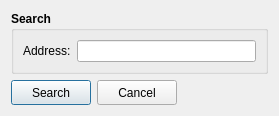
<?xml version="1.0" encoding="UTF-8"?>
<ui version="4.0">
 <class>DlgFind</class>
 <widget class="QDialog" name="DlgFind">
  <property name="geometry">
   <rect>
    <x>0</x>
    <y>0</y>
    <width>279</width>
    <height>109</height>
   </rect>
  </property>
  <property name="windowTitle">
   <string>Find Routine</string>
  </property>
  <property name="windowIcon">
   <iconset resource="Resource.qrc">
    <normaloff>:/Images/Images/find.png</normaloff>:/Images/Images/find.png</iconset>
  </property>
  <layout class="QGridLayout" name="gridLayout">
   <item row="1" column="0">
    <widget class="QPushButton" name="cmdSearch">
     <property name="minimumSize">
      <size>
       <width>0</width>
       <height>25</height>
      </size>
     </property>
     <property name="text">
      <string>Search</string>
     </property>
    </widget>
   </item>
   <item row="1" column="1">
    <widget class="QPushButton" name="cmdCancel">
     <property name="minimumSize">
      <size>
       <width>0</width>
       <height>25</height>
      </size>
     </property>
     <property name="text">
      <string>Cancel</string>
     </property>
    </widget>
   </item>
   <item row="1" column="2">
    <spacer name="horizontalSpacer">
     <property name="orientation">
      <enum>Qt::Horizontal</enum>
     </property>
     <property name="sizeHint" stdset="0">
      <size>
       <width>40</width>
       <height>20</height>
      </size>
     </property>
    </spacer>
   </item>
   <item row="0" column="0" colspan="3">
    <widget class="QGroupBox" name="groupBox">
     <property name="font">
      <font>
       <weight>75</weight>
       <bold>true</bold>
      </font>
     </property>
     <property name="title">
      <string>Search</string>
     </property>
     <layout class="QGridLayout" name="gridLayout_2">
      <item row="0" column="0">
       <widget class="QLabel" name="label">
        <property name="font">
         <font>
          <weight>50</weight>
          <bold>false</bold>
         </font>
        </property>
        <property name="text">
         <string>Address:</string>
        </property>
       </widget>
      </item>
      <item row="0" column="1">
       <widget class="QLineEdit" name="txtAddress">
        <property name="font">
         <font>
          <weight>50</weight>
          <bold>false</bold>
         </font>
        </property>
       </widget>
      </item>
     </layout>
    </widget>
   </item>
  </layout>
 </widget>
 <resources>
  <include location="Resource.qrc"/>
 </resources>
 <connections/>
</ui>
